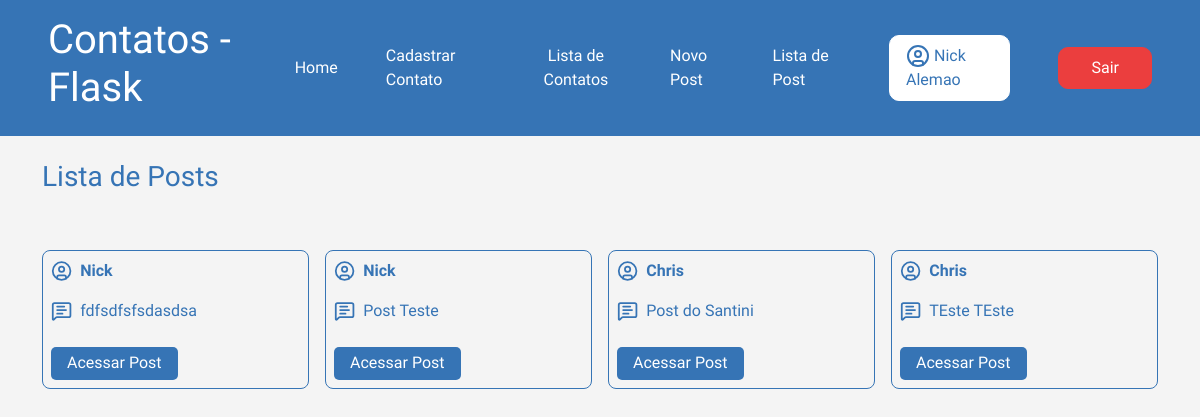
The page /post/lista (signed in) on the database its author committed.
### app/models.py (models this page shows, shortened)
class User(db.Model, UserMixin):
    id = db.Column(db.Integer, primary_key=True)
    nome = db.Column(db.String(100), nullable=True)
    sobrenome = db.Column(db.String(100), nullable=True)
    email = db.Column(db.String(100), nullable=True)
    senha = db.Column(db.String(100), nullable=True)
    posts = db.relationship('Post', backref='autor', lazy=True)
    comentarios = db.relationship('PostComentarios', backref='autor', lazy=True)

class Post(db.Model):
    id = db.Column(db.Integer, primary_key=True)
    data_criacao = db.Column(db.DateTime, default=datetime.now())
    mensagem = db.Column(db.String(500), nullable=True)
    imagem = db.Column(db.String(500), nullable=True, default='default.png')
    user_id = db.Column(db.Integer, db.ForeignKey('user.id'), nullable=True)
    comentarios = db.relationship('PostComentarios', backref='post', lazy=True)

### app/views.py (the view)
@app.route('/post/lista')
@login_required
def PostLista():
    posts = Post.query.all()
    print(current_user.posts)
    return render_template('post_lista.html', posts=posts)

### app/models.py (called while the page is built)
@login_manager.user_loader
def load_user(user_id):
    return User.query.get(user_id)

### app/templates/post_lista.html (shortened to what this page needs)
{% extends 'base.html' %}
{% block content %}
    <div class="container">
            <div class="row mt-4">
                <h3>Lista de Posts</h3>
                    <div class="container-posts">
                        {% for linha in posts %}
                        <div class="post">
                            <div class="user">
                                <p id="usuario">{{linha.autor.nome}}</p>
                            </div>
                            <div class="mensagemmm">
                                <p>{{linha.mensagem }}</p>
                            </div>
                            <div class="link">
                                <a href="{{url_for('PostComentarios', id=linha.id)}}">Acessar Post</a>
                            </div>
                        </div>
                        {% endfor %}
                </div>
            </div>
    </div>
{% endblock %}

### app/templates/header.html (shortened to what this page needs)
{% extends "base.html" %}
{% block content %}
    <header>
        <div class="container-header">
            <div class="logo">
                <h1>Contatos - Flask</h1>
            </div>
            <div class="botoesLinks">
                <a href="{{url_for('homepage')}}" class="link">Home</a>
                <a href="{{url_for('contato_cadastro')}}" class="link">Cadastrar Contato</a>
                <a href="{{url_for('contatoLista')}}" style="text-align: center;" class="link">Lista de Contatos</a>
                <a href="{{url_for('PostNovo')}}"class="link">Novo Post</a>
                <a href="{{url_for('PostLista')}}"class="link">Lista de Post</a>
                {% if current_user.is_authenticated %}
                <a href="" class="Cadastro-User-Logado"> {{current_user.nome}} {{current_user.sobrenome}}</a>
                <a href="{{url_for('logout')}}" class="Cadastro-Sair">Sair</a>
                {% else %}
                <a href="{{url_for('login')}}" class="Cadastro-User">Entrar/Cadastrar</a>
                {% endif %}
            </div>
        </div>
    </header>
{% endblock %}

### app/static/style.css (style rules this page uses)
* { margin: 0; padding: 0; }
body { font-family: "Nata Sans", sans-serif; background-color: #f4f4f4; color: #3674B5; width: 100%; }
p { font-size: 16px; text-align: center; font-weight: 400; }
header { background-color: #3674B5; color: white; font-family: "Nata Sans", sans-serif; width: 100%; }
.container-header { display: flex; flex-direction: row; justify-content: space-between; align-items: center; padding: 1rem 3rem; }
.container-header h1 { font-size: 2.5rem; }
.botoesLinks { display: flex; align-items: center; gap: 3rem; }
.botoesLinks a { text-decoration: none; color: white; }
.container { width: 100% !important; }
.Cadastro-User-Logado { color: #3674B5 !important; background-color: white; border: 1px solid white; padding: 0.5rem 1rem; border-radius: 10px; }
.Cadastro-Sair { color: #ffffff !important; background-color: rgb(235, 62, 62); border: 1px solid rgb(235, 62, 62); padding: 0.5rem 2rem; border-radius: 10px; }
.container-posts { display: grid; grid-template-columns: repeat(4, 1fr); gap: 1rem; margin-top: 3rem; }
.container-posts .post { padding: 0.5rem; border: 1px solid #3674B5; border-radius: 8px; display: flex !important; flex-direction: column !important; justify-content: start !important; align-items: center !important; width: 100%; gap: 0.5rem; }
.container-posts .post .user, .container-posts .post .mensagemmm { display: flex; width: 100%; gap: 0.5rem; }
.container-posts .post a { background-color: #3674B5; padding: 0.3rem 1rem; border-radius: 5px; color: white !important; text-decoration: none !important; }
.container-posts .post p { width: 100%; text-align: left !important; }
.container-posts .post .link { width: 100%; display: flex; justify-content: start; }
.container-posts .post #usuario { font-weight: 700; margin-bottom: 0.5rem; }

### rows shown on the page
User: nome "Nick", sobrenome "Alemao"
Post: autor.nome "Nick", mensagem "fdfsdfsfsdasdsa"
Post: autor.nome "Nick", mensagem "Post Teste"
Post: autor.nome "Chris", mensagem "Post do Santini"
Post: autor.nome "Chris", mensagem "TEste TEste"
